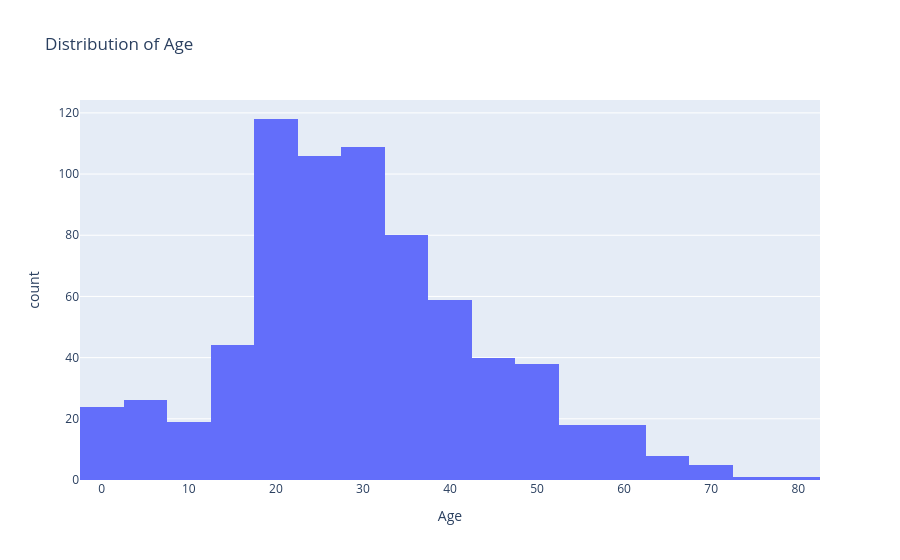

The notebook cell saved with this chart:
### Code cell
df = pd.read_csv('Titanic-Dataset.csv')

df['FamilySize'] = df['SibSp'] + df['Parch'] + 1

fig = px.histogram(df, x='Age', nbins=30, title='Distribution of Age', labels={'Age': 'Age'}, color_discrete_sequence=['#636EFA'])
fig.show()

### Figure 1 — Plotly figure (JSON) as saved in the notebook; plotly's stock layout.template omitted (floating-point values rounded to 4 significant figures; data arrays with more than 128 entries replaced by an {"elided": "..."} marker saying what was removed)
{"data": [{"bingroup": "x", "hovertemplate": "Age=%{x}<br>count=%{y}<extra></extra>", "legendgroup": "", "marker": {"color": "#636EFA", "pattern": {"shape": ""}}, "name": "", "nbinsx": 30, "orientation": "v", "showlegend": false, "type": "histogram", "x": {"elided": "891 float values"}, "xaxis": "x", "yaxis": "y"}], "layout": {"barmode": "relative", "legend": {"tracegroupgap": 0}, "title": {"text": "Distribution of Age"}, "xaxis": {"anchor": "y", "domain": [0, 1], "title": {"text": "Age"}}, "yaxis": {"anchor": "x", "domain": [0, 1], "title": {"text": "count"}}}}
